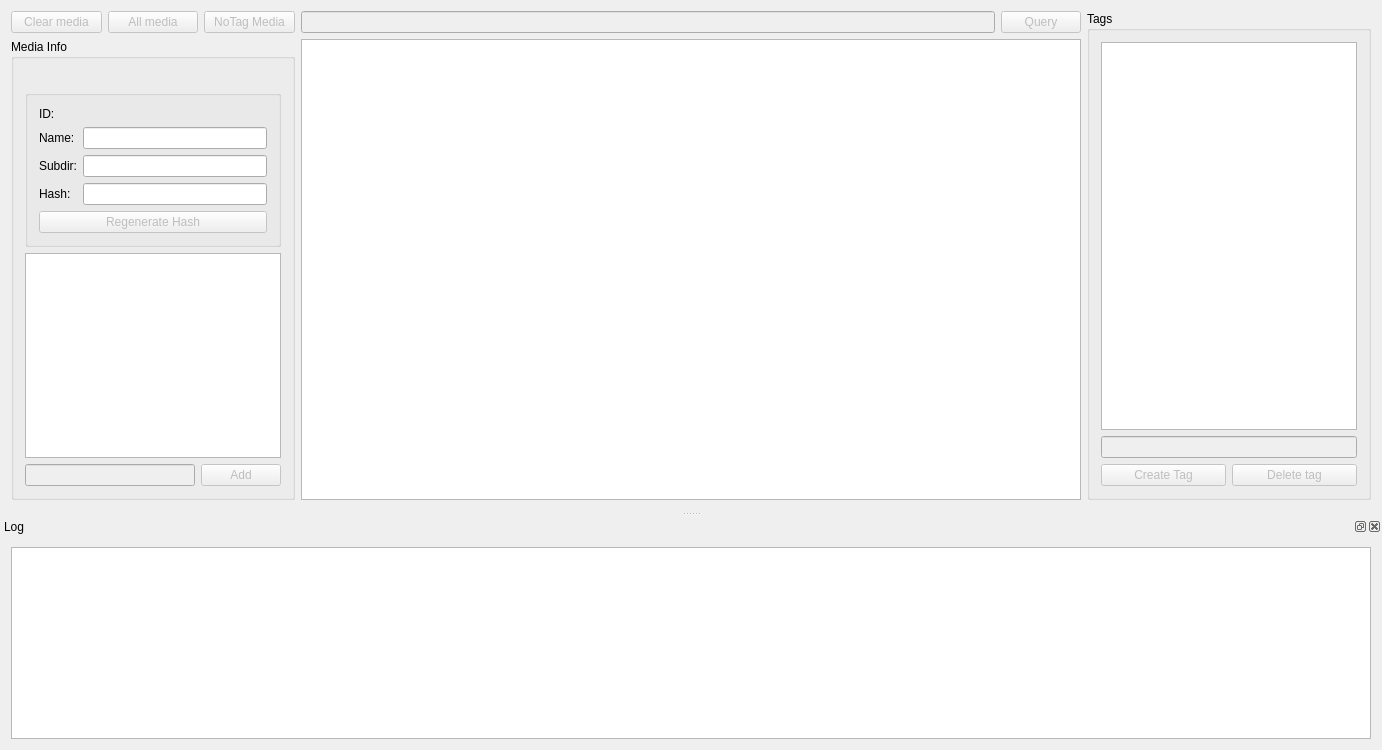
<?xml version="1.0" encoding="UTF-8"?>
<ui version="4.0">
 <class>mainUIClass</class>
 <widget class="QMainWindow" name="mainUIClass">
  <property name="geometry">
   <rect>
    <x>0</x>
    <y>0</y>
    <width>1382</width>
    <height>750</height>
   </rect>
  </property>
  <property name="windowTitle">
   <string>mainUI</string>
  </property>
  <widget class="QWidget" name="centralWidget">
   <layout class="QGridLayout" name="window_grid_layout">
    <item row="1" column="3">
     <widget class="MultiCompleterLineEdit" name="query_line_edit">
      <property name="enabled">
       <bool>false</bool>
      </property>
     </widget>
    </item>
    <item row="1" column="4">
     <widget class="QPushButton" name="query_push_button">
      <property name="enabled">
       <bool>false</bool>
      </property>
      <property name="text">
       <string>Query</string>
      </property>
     </widget>
    </item>
    <item row="1" column="6" rowspan="5">
     <widget class="QGroupBox" name="tags_group_box">
      <property name="title">
       <string>Tags</string>
      </property>
      <layout class="QGridLayout" name="gridLayout">
       <item row="2" column="0">
        <widget class="QPushButton" name="new_tag_push_button">
         <property name="enabled">
          <bool>false</bool>
         </property>
         <property name="text">
          <string>Create Tag</string>
         </property>
        </widget>
       </item>
       <item row="2" column="1">
        <widget class="QPushButton" name="delete_tag_push_button">
         <property name="enabled">
          <bool>false</bool>
         </property>
         <property name="text">
          <string>Delete tag</string>
         </property>
        </widget>
       </item>
       <item row="0" column="0" colspan="2">
        <widget class="QTableView" name="tag_table_view">
         <property name="sortingEnabled">
          <bool>true</bool>
         </property>
        </widget>
       </item>
       <item row="1" column="0" colspan="2">
        <widget class="QLineEdit" name="tag_search_line_edit">
         <property name="enabled">
          <bool>false</bool>
         </property>
        </widget>
       </item>
      </layout>
     </widget>
    </item>
    <item row="1" column="1">
     <widget class="QPushButton" name="all_media_push_button">
      <property name="enabled">
       <bool>false</bool>
      </property>
      <property name="cursor">
       <cursorShape>ArrowCursor</cursorShape>
      </property>
      <property name="text">
       <string>All media</string>
      </property>
     </widget>
    </item>
    <item row="1" column="2">
     <widget class="QPushButton" name="tagless_media_push_button">
      <property name="enabled">
       <bool>false</bool>
      </property>
      <property name="text">
       <string>NoTag Media</string>
      </property>
     </widget>
    </item>
    <item row="1" column="0">
     <widget class="QPushButton" name="clear_media_push_button">
      <property name="enabled">
       <bool>false</bool>
      </property>
      <property name="text">
       <string>Clear media</string>
      </property>
     </widget>
    </item>
    <item row="2" column="3" rowspan="4" colspan="2">
     <widget class="MediaListView" name="media_list_view"/>
    </item>
    <item row="2" column="0" rowspan="4" colspan="3">
     <widget class="QGroupBox" name="media_info_group_box">
      <property name="title">
       <string>Media Info</string>
      </property>
      <layout class="QGridLayout" name="gridLayout_2">
       <item row="1" column="0" colspan="2">
        <widget class="QGroupBox" name="media_info_info_groupbox">
         <property name="title">
          <string/>
         </property>
         <layout class="QFormLayout" name="formLayout">
          <item row="1" column="0">
           <widget class="QLabel" name="media_info_id_title_label">
            <property name="text">
             <string>ID:</string>
            </property>
           </widget>
          </item>
          <item row="1" column="1">
           <widget class="QLabel" name="media_info_id_label">
            <property name="text">
             <string/>
            </property>
           </widget>
          </item>
          <item row="2" column="0">
           <widget class="QLabel" name="media_info_name_title_label">
            <property name="text">
             <string>Name:</string>
            </property>
           </widget>
          </item>
          <item row="3" column="0">
           <widget class="QLabel" name="media_subdir_title_label">
            <property name="text">
             <string>Subdir:</string>
            </property>
           </widget>
          </item>
          <item row="2" column="1">
           <widget class="QLineEdit" name="media_info_name_line_edit"/>
          </item>
          <item row="3" column="1">
           <widget class="QLineEdit" name="media_info_subdir_line_edit"/>
          </item>
          <item row="4" column="0">
           <widget class="QLabel" name="media_hash_title_label">
            <property name="text">
             <string>Hash:</string>
            </property>
           </widget>
          </item>
          <item row="4" column="1">
           <widget class="QLineEdit" name="media_info_hash_line_edit"/>
          </item>
          <item row="5" column="0" colspan="2">
           <widget class="QPushButton" name="media_info_hash_regen_push_button">
            <property name="enabled">
             <bool>false</bool>
            </property>
            <property name="text">
             <string>Regenerate Hash</string>
            </property>
           </widget>
          </item>
         </layout>
        </widget>
       </item>
       <item row="6" column="0">
        <widget class="MultiCompleterLineEdit" name="media_tag_search_line_edit">
         <property name="enabled">
          <bool>false</bool>
         </property>
        </widget>
       </item>
       <item row="6" column="1">
        <widget class="QPushButton" name="add_media_tag_push_button">
         <property name="enabled">
          <bool>false</bool>
         </property>
         <property name="text">
          <string>Add</string>
         </property>
        </widget>
       </item>
       <item row="2" column="0" colspan="2">
        <widget class="QListView" name="media_tag_list_view"/>
       </item>
       <item row="0" column="0" colspan="2">
        <widget class="QLabel" name="media_info_thumb_label">
         <property name="text">
          <string/>
         </property>
        </widget>
       </item>
      </layout>
     </widget>
    </item>
   </layout>
  </widget>
  <widget class="QDockWidget" name="log_docked_widget">
   <property name="windowTitle">
    <string>Log</string>
   </property>
   <attribute name="dockWidgetArea">
    <number>8</number>
   </attribute>
   <widget class="QWidget" name="dockWidgetContents_2">
    <layout class="QVBoxLayout" name="verticalLayout">
     <item>
      <widget class="QListView" name="log_list_view">
       <property name="maximumSize">
        <size>
         <width>16777215</width>
         <height>16777215</height>
        </size>
       </property>
      </widget>
     </item>
    </layout>
   </widget>
  </widget>
 </widget>
 <layoutdefault spacing="6" margin="11"/>
 <customwidgets>
  <customwidget>
   <class>MediaListView</class>
   <extends>QListView</extends>
   <header>medialistview.h</header>
  </customwidget>
  <customwidget>
   <class>MultiCompleterLineEdit</class>
   <extends>QLineEdit</extends>
   <header>multicompleterlineedit.h</header>
  </customwidget>
 </customwidgets>
 <resources>
  <include location="mainUI.qrc"/>
 </resources>
 <connections/>
</ui>
